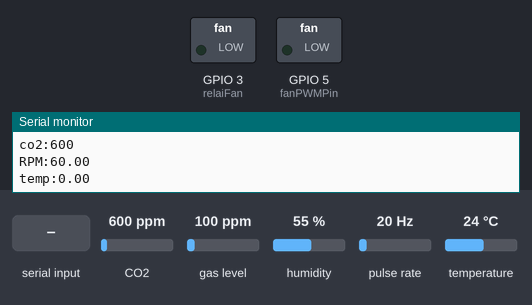
This sketch was run on a simulated ESP32-C3. Shown: switched loads named in the sketch (green lamp = pin HIGH), the last lines printed to the serial monitor. Wiring (inferred from the names in the program): pulse sensor: data GPIO 4. The inputs (shaded band) are chosen by the test bench; at power-on: CO2 600 ppm, gas level 100 ppm, humidity 55 %, pulse rate 20 Hz, temperature 24 °C.

Above: at 1.2 s.
1.3 s: "90,45\n" received over Serial
At 2.7 s:
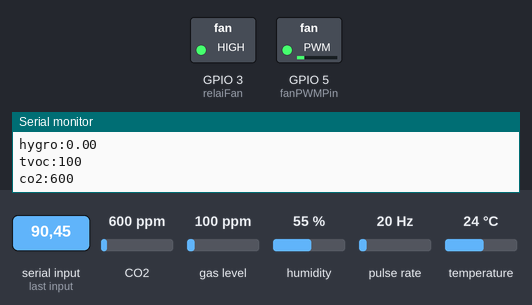
3.5 s: "30,150\n" received over Serial
At 4.9 s:
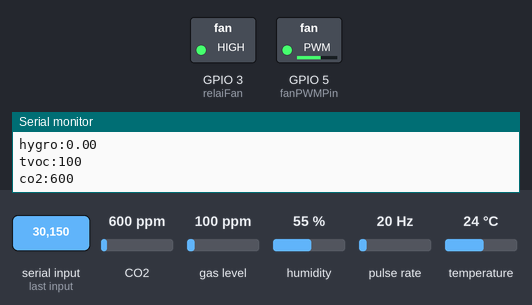
5.5 s: "200\n" received over Serial
At 6.1 s:
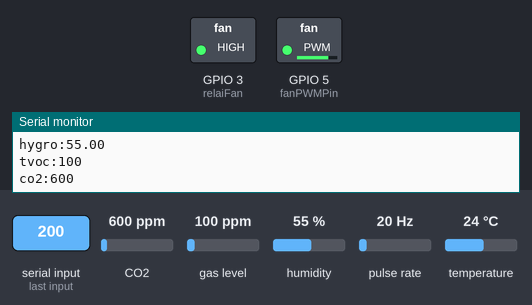
7.0 s: "90\n" received over Serial
At 8.3 s:
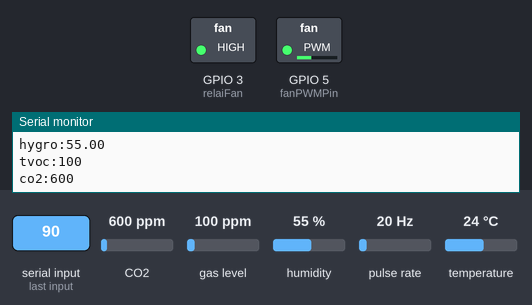
Timing chart, 0 to 9.5 s (numbered marks = the images above; inputs shaded):
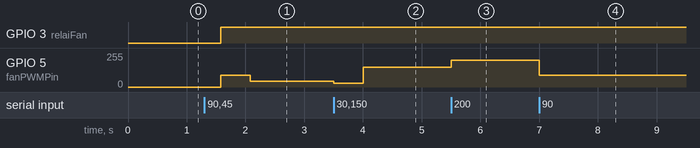

Measured:
- after the input at 1.3 s, GPIO 3 (relaiFan): LOW → HIGH after 0.28 s; GPIO 5 (fanPWMPin): 0/255 → 90/255 after 0.28 s, → 45/255 0.50 s later
- after the input at 3.5 s, GPIO 5 (fanPWMPin): 45/255 → 30/255 at once, → 149/255 0.50 s later
- after the input at 5.5 s, GPIO 5 (fanPWMPin): 149/255 → 199/255 at once
- after the input at 7.0 s, GPIO 5 (fanPWMPin): 199/255 → 90/255 at once

The sketch:

capteurs_and_controls.ino
```cpp
#include <DHT.h>
#include <DHT_U.h>
#include <Adafruit_SGP30.h>
#include <Wire.h>

// Définir le GPIO de sortie PWM pour le contrôle du ventilateur
const int fanPWMPin = 5; // Utilisez un GPIO disponible sur votre ESP32-C3U, par exemple GPIO5
const int fanTachPin = 4; // GPIO pour la broche tachymétrique (RPM) du ventilateur
const int relaiFan = 3;

volatile unsigned long lastPulseTime = 0; // Temps de la dernière impulsion en micros
volatile unsigned long pulseInterval = 0; // Intervalle entre les deux dernières impulsions en micros
volatile bool newPulseDetected = false;   // Drapeau pour signaler une nouvelle impulsion

// --- Constantes pour le calcul du RPM ---
// Pour la plupart des ventilateurs 4 broches, il y a 2 impulsions par tour.
// Si on déclenche sur CHANGE (front montant et descendant), on a 4 détections par tour.
// Si on déclenche sur FALLING (front descendant), on a 2 détections par tour.
// Choisissons FALLING pour simplifier le calcul et avoir la période d'une impulsion complète.
const float pulsesPerRevolution = 2.0; // Vérifiez la datasheet de votre ventilateur, c'est généralement 2.

// Paramètres PWM
const int freq = 25000;      // Fréquence PWM en Hz (25kHz est une bonne valeur pour les ventilateurs, évite le bruit audible)
const int ledChannel = 0;   // Canal LEDC (0-15) - L'ESP32 a plusieurs canaux LEDC
const int resolution = 8;   // Résolution PWM (8 bits pour 0-255, 10 bits pour 0-1023, etc.)

// --- Paramètres du capteur DHT22 ---
const int DHTPIN = 6;      // Broche GPIO à laquelle le capteur DHT22 est connecté
#define DHTTYPE DHT22      // Spécifier le type de capteur : DHT11, DHT21, DHT22
DHT dht(DHTPIN, DHTTYPE);
float hygro = 0;
float temp = 0;

// --- Variables pour la lecture DHT ---
unsigned long lastDHTReadTime = 0;
const unsigned long dhtReadInterval = 5000;

// --- Paramètres COM Serie entre Arduibo Mega et Esp32
const int RXD2 = 20;
const int TXD2 = 21;

int vitesse = 0;
int new_vitesse = 0;
float rpm = 0;

//SGP30
const int I2C_SDA_PIN = 8;
const int I2C_SCL_PIN = 10;
uint16_t tvoc = 0;
uint16_t co2 = 0;
Adafruit_SGP30 sgp;

void IRAM_ATTR detectPulse() {
  unsigned long currentTime = micros();
  if (lastPulseTime != 0) { // Pour éviter un calcul avec le premier déclenchement
    pulseInterval = currentTime - lastPulseTime;
    newPulseDetected = true;
  }
  lastPulseTime = currentTime;
}

void setup() {
  // Serial.begin(9600);
  Serial.begin(9600, SERIAL_8N1, RXD2, TXD2);
  Serial.println("Démarrage du contrôle du ventilateur PWM...");

  // Configurer et attacher le canal LEDC au GPIO spécifié
  // Utilisation de ledcAttachChannel() qui regroupe la configuration et l'attachement
  if (!ledcAttachChannel(fanPWMPin, freq, resolution, ledChannel)) {
    Serial.println("Erreur: Impossible d'attacher le pin au canal LEDC.");
    while(1); // Arrêter l'exécution si l'attachement échoue
  }
  pinMode(relaiFan, OUTPUT);
  digitalWrite(relaiFan, LOW);
  pinMode(fanTachPin, INPUT_PULLUP); // Activer la résistance de PULLUP interne
  attachInterrupt(digitalPinToInterrupt(fanTachPin), detectPulse, FALLING);

  Serial.println("LED Channel configuré et attaché au pin.");
  ledcWriteChannel(ledChannel, vitesse);

  dht.begin();
  Serial.println("DHT init");

  Wire.setPins(I2C_SDA_PIN, I2C_SCL_PIN);
  Wire.begin();
  if (!sgp.begin()) {
    Serial.println("Erreur: Capteur SGP30 non trouvé ou initialisation échouée. Vérifiez le câblage I2C !");
    while (1); // Bloquer l'exécution si le capteur n'est pas trouvé
  }
  Serial.println("Capteur SGP30 initialisé.");
}

void loop() {
  if (Serial.available()) {
    new_vitesse = Serial.parseInt();
  }
  if (new_vitesse > 0 ) {
    if (vitesse == 0)
      digitalWrite(relaiFan, HIGH);
    vitesse = new_vitesse;
  } else {
    if (new_vitesse == -1) {
      digitalWrite(relaiFan, HIGH);
      autoVitesse();
    } else if (new_vitesse == -2) {
      vitesse = 0;
      digitalWrite(relaiFan, LOW);
    }
  }
  ledcWriteChannel(ledChannel, vitesse); // Utilisation de ledcWriteChannel pour définir le cycle de service

  // --- Lecture et affichage du RPM ---
  if (newPulseDetected) {
    // Désactiver temporairement les interruptions pour lire les variables 'volatile' en toute sécurité
    detachInterrupt(digitalPinToInterrupt(fanTachPin));

    unsigned long currentPulseInterval = pulseInterval;
    newPulseDetected = false; // Réinitialiser le drapeau

    // Réactiver les interruptions
    attachInterrupt(digitalPinToInterrupt(fanTachPin), detectPulse, FALLING);

    // Si l'intervalle est très grand (ventilateur arrêté ou très lent), éviter la division par zéro
    if (currentPulseInterval > 0) {
      // RPM = (microsecondes par minute) / (impulsions par tour * microsecondes par impulsion)
      // microsecondes par minute = 60 secondes/minute * 1 000 000 microsecondes/seconde = 60 000 000
      // RPM = (60,000,000 / currentPulseInterval) / pulsesPerRevolution
      rpm = (6000000.0 / currentPulseInterval) / pulsesPerRevolution;
    }
  }

  // Gérer le cas où le ventilateur s'arrête ou tourne trop lentement
  // Si aucune impulsion n'est détectée pendant un certain temps (ex: 2 secondes), assumez RPM = 0
  if (micros() - lastPulseTime > 2000000 && lastPulseTime != 0) { // 2 secondes sans impulsion
    if (pulseInterval != 0) { // Éviter de réafficher 0 RPM si déjà affiché
      rpm = 0;
      pulseInterval = 0; // Réinitialiser pour ne pas réafficher continuellement
    }
  } else if (vitesse == 0 && lastPulseTime != 0 && pulseInterval != 0) {
      // Si la vitesse PWM est à 0 et qu'on avait des impulsions, mais plus maintenant
      if (micros() - lastPulseTime > 1000000) { // Attendre 1 seconde après la dernière impulsion
         rpm = 0;
         pulseInterval = 0;
      }
  }
  readDHT22();
  readTVOC();
  sendCOM();
}

// --- Fonction utilitaire pour calculer l'humidité absolue (requise par SGP30.setHumidity) ---
// input: temperature [°C], relative humidity [%RH]
// output: absolute humidity [mg/m^3]
uint32_t getAbsoluteHumidity(float temperature, float relative_humidity) {
  // Convertir l'humidité relative en fraction (ex: 50% -> 0.5)
  const float rh_fraction = relative_humidity / 100.0f;
  // Calculer la pression de vapeur saturante (en hPa)
  const float svp = 6.112f * exp((17.62f * temperature) / (243.12f + temperature));
  // Calculer la densité de vapeur d'eau (en g/m^3)
  const float vapor_density_gm3 = rh_fraction * svp * (18.015f / 8.314472f) / (273.15f + temperature);
  // Convertir en mg/m^3 (et arrondir à l'entier le plus proche)
  return (uint32_t)(vapor_density_gm3 * 1000.0f);
}

void readTVOC() {
  if (!sgp.IAQmeasure()) {
    Serial.println("Erreur de lecture du SGP30!");
    tvoc = 0; // Ou une valeur d'erreur spécifique
    co2 = 0;
  } else {
    tvoc = sgp.TVOC;
    co2 = sgp.eCO2;
  }

  // Fournir la compensation de l'humidité au SGP30 si le DHT a une bonne lecture
  // C'est important pour la précision des mesures du SGP30.
  if (!isnan(temp) && !isnan(hygro)) {
    uint32_t absolute_humidity = getAbsoluteHumidity(temp, hygro);
    sgp.setHumidity(absolute_humidity);
  }

  // Sauvegarder les baselines (optionnel, mais recommandé pour la précision à long terme)
  // Les baselines aident le capteur à s'adapter à l'environnement.
  // Idéalement, elles devraient être stockées dans la mémoire non volatile (NVRAM/EEPROM)
  // et rechargées au démarrage. Ici, on se contente de les re-calculer.
  // if (millis() - lastBaselineSave >= baselineSaveInterval) {
  //   lastBaselineSave = millis();
  //   Serial.print("Baseline TVOC: 0x"); Serial.print(sgp.getTVOC_baseline(), HEX);
  //   Serial.print(" eCO2: 0x"); Serial.println(sgp.geteCO2_baseline(), HEX);
  //   // Ici, vous devriez sauvegarder ces valeurs dans l'EEPROM de l'ESP32 pour les réutiliser au prochain démarrage.
  // }
}

void sendCOM() {
  Serial.print("RPM:");
  Serial.println(rpm);
  delay(100);
  Serial.print("temp:");
  Serial.println(temp);
  delay(100);
  Serial.print("hygro:");
  Serial.println(hygro);
  delay(100);
  Serial.print("tvoc:");
  Serial.println(tvoc);
  delay(100);
  Serial.print("co2:");
  Serial.println(co2);
  delay(100);
}

void readDHT22() {
  // --- Lecture et affichage du DHT22 ---
  if (millis() - lastDHTReadTime >= dhtReadInterval) {
    lastDHTReadTime = millis();

    // Lire la température en Celsius
    float h = dht.readHumidity();
    float t = dht.readTemperature(); // Par défaut en Celsius

    // Vérifier si la lecture a échoué
    if (isnan(h) || isnan(t)) {
      Serial.println("Erreur de lecture du capteur DHT22 !");
    } else {
      hygro = h;
      temp = t;
    }
  }
}

void autoVitesse() {
  if (co2 > 800 || tvoc > 150) {
    vitesse += 20;
  } else if (co2 < 500 || tvoc < 50) {
    vitesse -= 20;
  } else {
    vitesse = 150;
  }
  if (vitesse > 255)
    vitesse = 255;
  else if (vitesse < 10)
    vitesse = 10;
}
```
